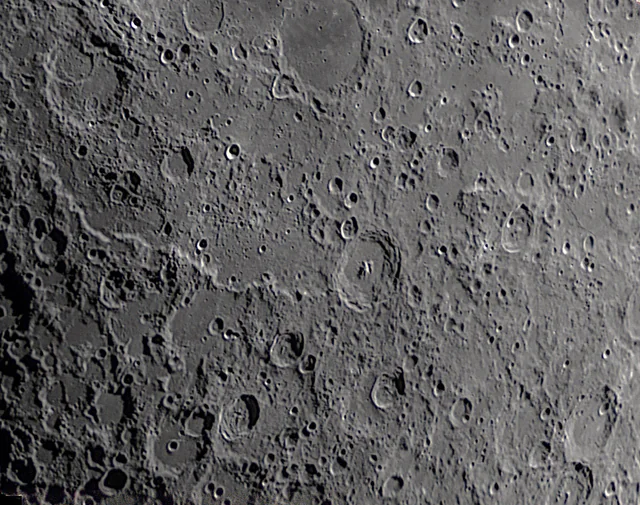
#> input picture moon_surface.jpg, 640 x 505 px, found by its file name
$ python craters.py
#> lines starting #> are read from the running program, lines starting #| are printed output that depends on the picture; after the words box and inside, x2 and y2 are one past the last pixel; in counts of white or black regions, pixels touching at a corner belong together
import cv2
import numpy as np
import math
# [36 lines of commented-out code are left out]
def detect_craters(image_path, min_distance=50):
    # Read the image
#> called with min_distance = 50
    img = cv2.imread(image_path, 0)
#> img: shape (505, 640); min 0, max 255, mean 94.6

    # Normalize image
    img = cv2.normalize(img, None, 0, 255, cv2.NORM_MINMAX)

    # Apply Gaussian blur
    blurred = cv2.GaussianBlur(img, (9, 9), 0)
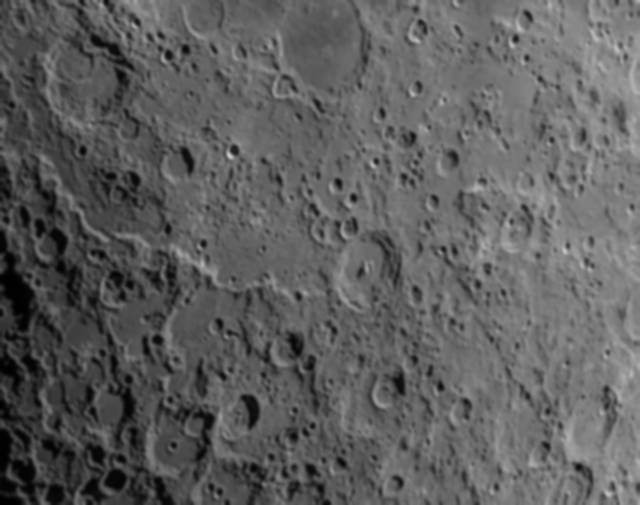
#> blurred: shape (505, 640); min 0, max 204, mean 94.6

    # Detect circles
    circles = cv2.HoughCircles(
        blurred,
        cv2.HOUGH_GRADIENT,
        dp=1,
        minDist=min_distance,  # Minimum distance between circle centers
        param1=40,
        param2=25,
        minRadius=15,
        maxRadius=60
    )
#> circles = 80 rows, first 8: [109.5, 86.5, 58.3], [188.5, 77.5, 58.3], [168.5, 233.5, 56.1], [94.5, 181.5, 58.3], [112.5, 232.5, 58.3], [297.5, 338.5, 58.3], [300.5, 171.5, 59.4], [55.5, 76.5, 58.3]

    # Create list of crater coordinates
    craters = []

    if circles is not None:
        circles = np.uint16(np.around(circles))
#> circles = 80 rows, first 8: [110, 86, 58], [188, 78, 58], [168, 234, 56], [94, 182, 58], [112, 232, 58], [298, 338, 58], [300, 172, 59], [56, 76, 58]

        # Sort circles by size
        sorted_circles = sorted(circles[0], key=lambda x: x[2], reverse=True)
#> sorted_circles = 80 items, first 6: [300, 172, 59], [122, 324, 59], [190, 426, 59], [210, 346, 59], [110, 86, 58], [188, 78, 58]

        for circle in sorted_circles:
            x, y, r = circle

            # Check if this crater overlaps with existing ones
            if all(np.sqrt((x - cx)**2 + (y - cy)**2) >= (r + cr + min_distance) for cx, cy, cr in craters):
                craters.append((int(x), int(y), int(r)))

            # Stop if we have 5 craters
            if len(craters) == 5:
                break
#> this loop made 15 passes
#> after the loop, craters = [(300, 172, 59), (122, 324, 59), (110, 86, 58), (380, 414, 58), (528, 288, 58)]

    return craters
# Map dimensions
MAP_HEIGHT, MAP_WIDTH = 500, 500
map = np.ones((MAP_HEIGHT, MAP_WIDTH), dtype=np.uint8) * 255

# Create circular obstacles
obstacles = detect_craters(r"C:\Users\abhis\OneDrive\Desktop\Abhishek\UGV Particle Filters\moon_surface.jpg")
#> obstacles has the same summary as craters in detect_craters
#     (150, 150, 30),    # Left side obstacles
#     (100, 250, 25),
#     (200, 350, 30),
#     (300, 150, 25),    # Middle obstacles
#     (250, 250, 30),
#     (350, 350, 25),
#     (400, 200, 30),    # Right side obstacles
#     (450, 300, 25),
#     (150, 400, 30),
#     (350, 100, 25)
# ]

for obstacle in obstacles:
    cv2.circle(map, (obstacle[0], obstacle[1]), obstacle[2], 0, -1)
#> this loop made 5 passes
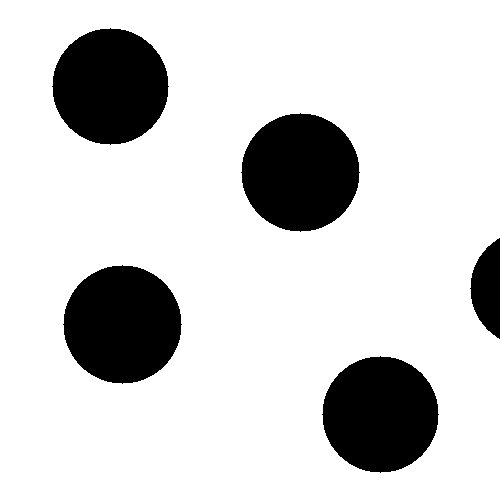
#> map: shape (500, 500); 82% white; 5 black regions, box (x1, y1, x2, y2) and area: (241, 113, 360, 232) 10913, (63, 265, 182, 384) 10913, (52, 28, 169, 145) 10557, (322, 356, 439, 473) 10557, (470, 238, 500, 339) 2114

# Robot initialization
rx, ry, rtheta = 50, 450, math.pi/4  # Start from bottom left
STEP = 3                    # Movement step size
TURN = math.radians(5)      # Turn angle in radians
ROBOT_WIDTH, ROBOT_HEIGHT = 30, 20  # Dimensions of the robot block

# Particle filter parameters
NUM_PARTICLES = 1000
particles = None
weights = None

# Initialize particles
def init_particles():
    global particles, weights
    particles = np.zeros((NUM_PARTICLES, 3))
    particles[:, 0] = np.random.uniform(0, MAP_WIDTH, NUM_PARTICLES)
    particles[:, 1] = np.random.uniform(0, MAP_HEIGHT, NUM_PARTICLES)
    particles[:, 2] = np.random.uniform(0, 2 * np.pi, NUM_PARTICLES)
    weights = np.ones(NUM_PARTICLES) / NUM_PARTICLES

# Move particles based on robot motion
def motion_update(particles, forward, turn):
    noise_fwd = np.random.normal(0, 1, NUM_PARTICLES)
    noise_turn = np.random.normal(0, 0.05, NUM_PARTICLES)
    particles[:, 2] += turn + noise_turn
    particles[:, 0] += (forward + noise_fwd) * np.cos(particles[:, 2])
    particles[:, 1] += (forward + noise_fwd) * np.sin(particles[:, 2])

# Update particle weights based on sensor model
def weight_update(particles, rx, ry):
    global weights
    distances = np.sqrt((particles[:, 0] - rx)**2 + (particles[:, 1] - ry)**2)
    weights = np.exp(-distances / 30)
    weights += 1e-300
    weights /= np.sum(weights)

# Resample particles based on weights
def resample(particles, weights):
    indices = np.random.choice(range(NUM_PARTICLES), size=NUM_PARTICLES, p=weights)
    return particles[indices]

# Compute predicted pose from particles
def predicted_pose(particles, weights):
    mean_x = np.average(particles[:, 0], weights=weights)
    mean_y = np.average(particles[:, 1], weights=weights)
    mean_theta = np.arctan2(
        np.average(np.sin(particles[:, 2]), weights=weights),
        np.average(np.cos(particles[:, 2]), weights=weights)
    )
    return mean_x, mean_y, mean_theta

# Draw the map with robot, particles, waypoints, and trajectory
def draw_map(rx, ry, rtheta, particles, waypoints, trajectory):
#> called with rx = 50, ry = 450, rtheta = 0.785, particles = array of shape (1000, 3)
    lmap = cv2.cvtColor(map, cv2.COLOR_GRAY2BGR)

    # Draw particles
    for px, py, _ in particles:
        cv2.circle(lmap, (int(px), int(py)), 1, (0, 0, 255), -1)
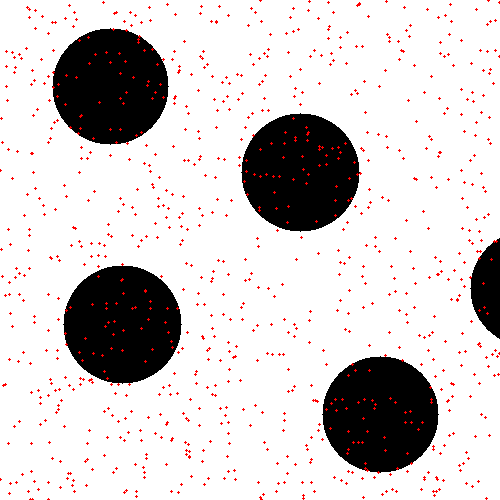
#> lmap: shape (500, 500, 3); mean B, G, R 204.9, 204.9, 210

    # Draw robot
    robot_corners = np.array([
        [-ROBOT_WIDTH // 2, -ROBOT_HEIGHT // 2],
        [ROBOT_WIDTH // 2, -ROBOT_HEIGHT // 2],
        [ROBOT_WIDTH // 2, ROBOT_HEIGHT // 2],
        [-ROBOT_WIDTH // 2, ROBOT_HEIGHT // 2]
    ])
    rotation_matrix = np.array([
        [math.cos(rtheta), -math.sin(rtheta)],
        [math.sin(rtheta), math.cos(rtheta)]
    ])
    rotated_corners = np.dot(robot_corners, rotation_matrix.T)
    translated_corners = rotated_corners + [rx, ry]
    corners = translated_corners.astype(int)
    cv2.polylines(lmap, [corners], isClosed=True, color=(0, 255, 0), thickness=2)
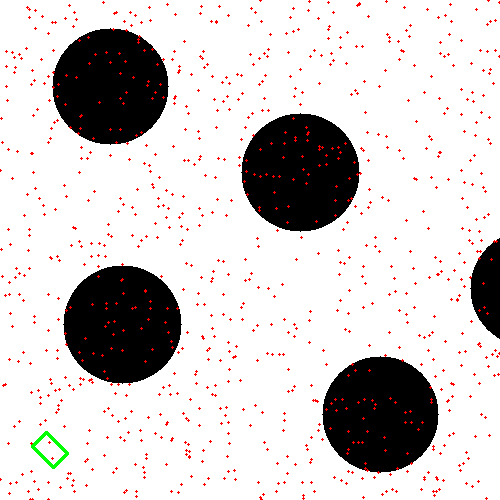
#> lmap: shape (500, 500, 3); 0.14% of pixels changed, all inside (x1, y1, x2, y2) = (31, 431, 69, 469)

    # Draw robot's orientation
    end_x = int(rx + 30 * math.cos(rtheta))
    end_y = int(ry + 30 * math.sin(rtheta))
    cv2.line(lmap, (int(rx), int(ry)), (end_x, end_y), (255, 0, 0), 2)
#> lmap: shape (500, 500, 3); 0.04% of pixels changed, all inside (x1, y1, x2, y2) = (49, 449, 73, 473)

    # Draw predicted pose
    pred_x, pred_y, pred_theta = predicted_pose(particles, weights)
    end_pred_x = int(pred_x + 30 * math.cos(pred_theta))
    end_pred_y = int(pred_y + 30 * math.sin(pred_theta))
    cv2.line(lmap, (int(pred_x), int(pred_y)), (end_pred_x, end_pred_y), (255, 0, 255), 2)
#> lmap: shape (500, 500, 3); mean B, G, R 204.6, 204.7, 209.5

    # Draw waypoints
    for wp in waypoints:
        cv2.circle(lmap, (int(wp[0]), int(wp[1])), 5, (0, 255, 255), -1)
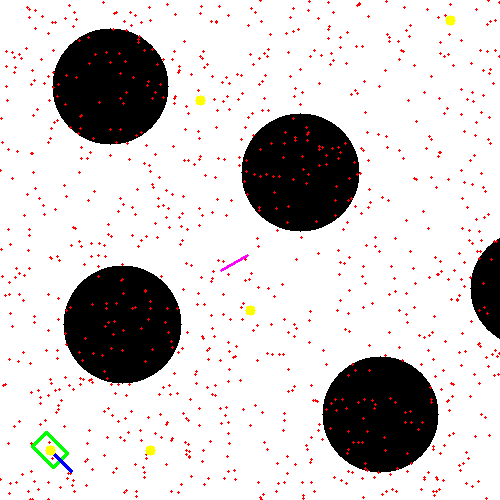
#> lmap: shape (500, 500, 3); mean B, G, R 204.2, 204.8, 209.6

    # Draw trajectory (the path followed by the robot)
    if len(trajectory) > 1:
        for i in range(len(trajectory) - 1):
            cv2.line(lmap, (int(trajectory[i][0]), int(trajectory[i][1])),
                     (int(trajectory[i + 1][0]), int(trajectory[i + 1][1])), (0, 0, 255), 2)

    cv2.imshow("Particle Filter Simulation", lmap)

# Robot movement
def move_robot(rx, ry, rtheta, forward, turn):
    rtheta += turn
    new_rx = rx + forward * math.cos(rtheta)
    new_ry = ry + forward * math.sin(rtheta)

    if map[int(new_ry), int(new_rx)] == 255:
        return new_rx, new_ry, rtheta
    else:
        return rx, ry, rtheta

# Check for obstacles in a given direction
def check_obstacle(rx, ry, angle, distance):
#> called with rx = 50, ry = 450, angle = 0.785, distance = 60
    for i in range(1, int(distance)):
        x = int(rx + i * math.cos(angle))
        y = int(ry + i * math.sin(angle))
        if 0 <= x < MAP_WIDTH and 0 <= y < MAP_HEIGHT:
            if map[y, x] == 0:
                return True
    return False


# Main loop
init_particles()
cv2.namedWindow("Particle Filter Simulation")
cv2.setWindowProperty("Particle Filter Simulation", cv2.WND_PROP_TOPMOST, 1)

# Define waypoints for the trajectory
start = (50,450)
end = (450,20)
waypoints = [
     (50, 450),      # Start (bottom left)
     (150, 450),     # First intermediate point
     (250, 310),     # Second intermediate point
     (200, 100),     # Third intermediate point
     (450, 20)       # End (top right)
 ]

trajectory = []  # Store the trajectory path

current_waypoint = 1  # Start with the first waypoint after start position
running = True

while running:
    draw_map(rx, ry, rtheta, particles, waypoints, trajectory)

    # Get current target waypoint
    target_x, target_y = waypoints[current_waypoint]

    # Calculate direction to current waypoint
    dx = target_x - rx
    dy = target_y - ry
    target_angle = math.atan2(dy, dx)
    distance_to_waypoint = math.sqrt(dx*dx + dy*dy)

    # Check if current waypoint is reached
    if distance_to_waypoint < 20:  # Threshold for reaching waypoint
        if current_waypoint < len(waypoints) - 1:
            current_waypoint += 1
        else:
            print("Final target reached!")
            break

    # Determine turn direction
    angle_diff = (target_angle - rtheta + math.pi) % (2 * math.pi) - math.pi
    turn = np.sign(angle_diff) * min(abs(angle_diff), TURN)

    # Move forward
    forward = STEP

    # Improved obstacle avoidance
    if check_obstacle(rx, ry, rtheta, ROBOT_WIDTH * 2):
        # Check left and right
        left_clear = not check_obstacle(rx, ry, rtheta - math.pi/4, ROBOT_WIDTH * 2)
        right_clear = not check_obstacle(rx, ry, rtheta + math.pi/4, ROBOT_WIDTH * 2)

        if left_clear and right_clear:
            turn = TURN if angle_diff > 0 else -TURN
        elif left_clear:
            turn = -TURN
        elif right_clear:
            turn = TURN
        else:
            turn = TURN
        forward = STEP / 2

    rx, ry, rtheta = move_robot(rx, ry, rtheta, forward, turn)
    trajectory.append((rx, ry))  # Add current position to trajectory

    motion_update(particles, forward, turn)

    # Ensure robot and particles stay within bounds
    rx = max(0, min(MAP_WIDTH - 1, rx))
    ry = max(0, min(MAP_HEIGHT - 1, ry))
    particles[:, 0] = np.clip(particles[:, 0], 0, MAP_WIDTH - 1)
    particles[:, 1] = np.clip(particles[:, 1], 0, MAP_HEIGHT - 1)

    # Particle filter steps
    weight_update(particles, rx, ry)
    particles = resample(particles, weights)

    key = cv2.waitKey(50) & 0xFF
#> (key q is pressed here)
    if key == ord('q') or cv2.getWindowProperty("Particle Filter Simulation", cv2.WND_PROP_VISIBLE) < 1:
        print("Exiting simulation.")
        running = False

cv2.destroyAllWindows()
